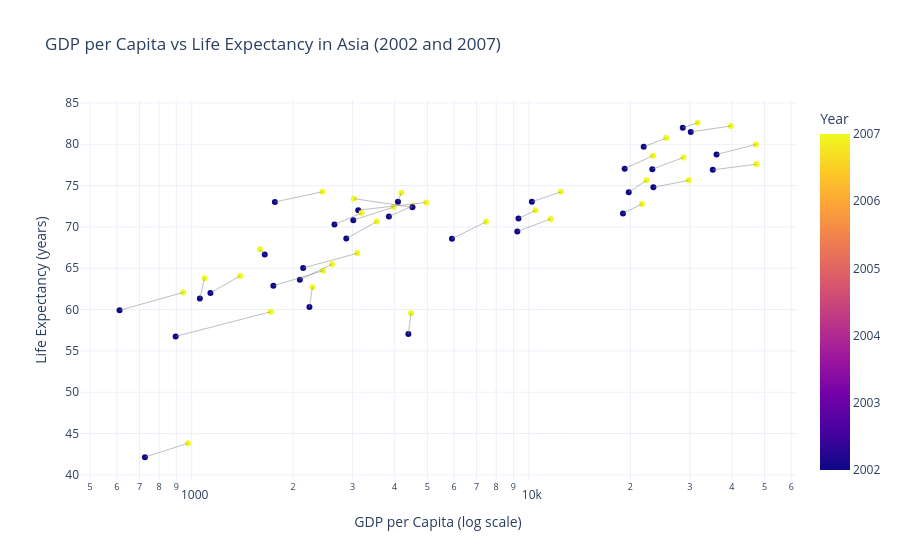

The code cell stored with this chart in its notebook:
### Markdown cell above
## Task 1 — Scatter: life expectancy change over time

**What to build:** A scatter showing **GDP per capita vs life expectancy** for **two years** (2002 and 2007) to show how both moved — use **colour for year** (just 2 colours), **one continent only**.

Choose any continent except Africa (that was the example). Highlight the change direction.

> 💡 Filter: `df.loc[df['continent'] == 'YOUR_CHOICE']` then filter years

### Code cell
# Task 1
# YOUR CODE HERE

# Task 1 — Scatter: life expectancy change over time

import plotly.express as px
import plotly.graph_objects as go

# Choose one continent (not Africa)
continent_choice = "Asia"

# Filter data for the selected continent and years
df_task1 = df[
    (df["continent"] == continent_choice) &
    (df["year"].isin([2002, 2007]))
].copy()

# Create scatter plot with two colours for the two years
fig = px.scatter(
    df_task1,
    x="gdpPercap",
    y="lifeExp",
    color="year",
    color_discrete_map={2002: "blue", 2007: "red"},
    hover_name="country",
    log_x=True,
    title="GDP per Capita vs Life Expectancy in Asia (2002 and 2007)",
    labels={
        "gdpPercap": "GDP per Capita (log scale)",
        "lifeExp": "Life Expectancy (years)",
        "year": "Year"
    }
)

# Connect each country's 2002 and 2007 points to show change direction
for country in df_task1["country"].unique():
    country_data = df_task1[df_task1["country"] == country].sort_values("year")

    if len(country_data) == 2:
        fig.add_trace(
            go.Scatter(
                x=country_data["gdpPercap"],
                y=country_data["lifeExp"],
                mode="lines",
                line=dict(color="gray", width=1),
                opacity=0.5,
                showlegend=False,
                hoverinfo="skip"
            )
        )

fig.update_layout(
    template="plotly_white",
    legend_title_text="Year"
)

fig.show()

### Figure 1 — Plotly figure (JSON) as saved in the notebook; plotly's stock layout.template omitted (floating-point values rounded to 4 significant figures)
{"data": [{"hovertemplate": "<b>%{hovertext}</b><br><br>GDP per Capita (log scale)=%{x}<br>Life Expectancy (years)=%{y}<br>Year=%{marker.color}<extra></extra>", "hovertext": ["Afghanistan", "Afghanistan", "Bahrain", "Bahrain", "Bangladesh", "Bangladesh", "Cambodia", "Cambodia", "China", "China", "Hong Kong, China", "Hong Kong, China", "India", "India", "Indonesia", "Indonesia", "Iran", "Iran", "Iraq", "Iraq", "Israel", "Israel", "Japan", "Japan", "Jordan", "Jordan", "Korea, Dem. Rep.", "Korea, Dem. Rep.", "Korea, Rep.", "Korea, Rep.", "Kuwait", "Kuwait", "Lebanon", "Lebanon", "Malaysia", "Malaysia", "Mongolia", "Mongolia", "Myanmar", "Myanmar", "Nepal", "Nepal", "Oman", "Oman", "Pakistan", "Pakistan", "Philippines", "Philippines", "Saudi Arabia", "Saudi Arabia", "Singapore", "Singapore", "Sri Lanka", "Sri Lanka", "Syria", "Syria", "Taiwan", "Taiwan", "Thailand", "Thailand", "Vietnam", "Vietnam", "West Bank and Gaza", "West Bank and Gaza", "Yemen, Rep.", "Yemen, Rep."], "legendgroup": "", "marker": {"color": [2002, 2007, 2002, 2007, 2002, 2007, 2002, 2007, 2002, 2007, 2002, 2007, 2002, 2007, 2002, 2007, 2002, 2007, 2002, 2007, 2002, 2007, 2002, 2007, 2002, 2007, 2002, 2007, 2002, 2007, 2002, 2007, 2002, 2007, 2002, 2007, 2002, 2007, 2002, 2007, 2002, 2007, 2002, 2007, 2002, 2007, 2002, 2007, 2002, 2007, 2002, 2007, 2002, 2007, 2002, 2007, 2002, 2007, 2002, 2007, 2002, 2007, 2002, 2007, 2002, 2007], "coloraxis": "coloraxis", "symbol": "circle"}, "mode": "markers", "name": "", "orientation": "v", "showlegend": false, "type": "scatter", "x": [726.7, 974.6, 23400.0, 29800.0, 1136.0, 1391.0, 896.2, 1714.0, 3119.0, 4959.0, 30210.0, 39720.0, 1747.0, 2452.0, 2874.0, 3541.0, 9241.0, 11610.0, 4391.0, 4471.0, 21910.0, 25520.0, 28600.0, 31660.0, 3845.0, 4519.0, 1647.0, 1593.0, 19230.0, 23350.0, 35110.0, 47310.0, 9314.0, 10460.0, 10210.0, 12450.0, 2141.0, 3096.0, 611.0, 944.0, 1057.0, 1091.0, 19770.0, 22320.0, 2093.0, 2606.0, 2651.0, 3190.0, 19010.0, 21650.0, 36020.0, 47140.0, 3015.0, 3970.0, 4091.0, 4185.0, 23240.0, 28720.0, 5913.0, 7458.0, 1764.0, 2442.0, 4515.0, 3025.0, 2235.0, 2281.0], "xaxis": "x", "y": [42.13, 43.83, 74.8, 75.64, 62.01, 64.06, 56.75, 59.72, 72.03, 72.96, 81.5, 82.21, 62.88, 64.7, 68.59, 70.65, 69.45, 70.96, 57.05, 59.55, 79.7, 80.75, 82.0, 82.6, 71.26, 72.53, 66.66, 67.3, 77.05, 78.62, 76.9, 77.59, 71.03, 71.99, 73.04, 74.24, 65.03, 66.8, 59.91, 62.07, 61.34, 63.78, 74.19, 75.64, 63.61, 65.48, 70.3, 71.69, 71.63, 72.78, 78.77, 79.97, 70.81, 72.4, 73.05, 74.14, 76.99, 78.4, 68.56, 70.62, 73.02, 74.25, 72.37, 73.42, 60.31, 62.7], "yaxis": "y"}, {"hoverinfo": "skip", "line": {"color": "gray", "width": 1}, "mode": "lines", "opacity": 0.5, "showlegend": false, "type": "scatter", "x": [726.7, 974.6], "y": [42.13, 43.83]}, {"hoverinfo": "skip", "line": {"color": "gray", "width": 1}, "mode": "lines", "opacity": 0.5, "showlegend": false, "type": "scatter", "x": [23400.0, 29800.0], "y": [74.8, 75.64]}, {"hoverinfo": "skip", "line": {"color": "gray", "width": 1}, "mode": "lines", "opacity": 0.5, "showlegend": false, "type": "scatter", "x": [1136.0, 1391.0], "y": [62.01, 64.06]}, {"hoverinfo": "skip", "line": {"color": "gray", "width": 1}, "mode": "lines", "opacity": 0.5, "showlegend": false, "type": "scatter", "x": [896.2, 1714.0], "y": [56.75, 59.72]}, {"hoverinfo": "skip", "line": {"color": "gray", "width": 1}, "mode": "lines", "opacity": 0.5, "showlegend": false, "type": "scatter", "x": [3119.0, 4959.0], "y": [72.03, 72.96]}, {"hoverinfo": "skip", "line": {"color": "gray", "width": 1}, "mode": "lines", "opacity": 0.5, "showlegend": false, "type": "scatter", "x": [30210.0, 39720.0], "y": [81.5, 82.21]}, {"hoverinfo": "skip", "line": {"color": "gray", "width": 1}, "mode": "lines", "opacity": 0.5, "showlegend": false, "type": "scatter", "x": [1747.0, 2452.0], "y": [62.88, 64.7]}, {"hoverinfo": "skip", "line": {"color": "gray", "width": 1}, "mode": "lines", "opacity": 0.5, "showlegend": false, "type": "scatter", "x": [2874.0, 3541.0], "y": [68.59, 70.65]}, {"hoverinfo": "skip", "line": {"color": "gray", "width": 1}, "mode": "lines", "opacity": 0.5, "showlegend": false, "type": "scatter", "x": [9241.0, 11610.0], "y": [69.45, 70.96]}, {"hoverinfo": "skip", "line": {"color": "gray", "width": 1}, "mode": "lines", "opacity": 0.5, "showlegend": false, "type": "scatter", "x": [4391.0, 4471.0], "y": [57.05, 59.55]}, {"hoverinfo": "skip", "line": {"color": "gray", "width": 1}, "mode": "lines", "opacity": 0.5, "showlegend": false, "type": "scatter", "x": [21910.0, 25520.0], "y": [79.7, 80.75]}, {"hoverinfo": "skip", "line": {"color": "gray", "width": 1}, "mode": "lines", "opacity": 0.5, "showlegend": false, "type": "scatter", "x": [28600.0, 31660.0], "y": [82.0, 82.6]}, {"hoverinfo": "skip", "line": {"color": "gray", "width": 1}, "mode": "lines", "opacity": 0.5, "showlegend": false, "type": "scatter", "x": [3845.0, 4519.0], "y": [71.26, 72.53]}, {"hoverinfo": "skip", "line": {"color": "gray", "width": 1}, "mode": "lines", "opacity": 0.5, "showlegend": false, "type": "scatter", "x": [1647.0, 1593.0], "y": [66.66, 67.3]}, {"hoverinfo": "skip", "line": {"color": "gray", "width": 1}, "mode": "lines", "opacity": 0.5, "showlegend": false, "type": "scatter", "x": [19230.0, 23350.0], "y": [77.05, 78.62]}, {"hoverinfo": "skip", "line": {"color": "gray", "width": 1}, "mode": "lines", "opacity": 0.5, "showlegend": false, "type": "scatter", "x": [35110.0, 47310.0], "y": [76.9, 77.59]}, {"hoverinfo": "skip", "line": {"color": "gray", "width": 1}, "mode": "lines", "opacity": 0.5, "showlegend": false, "type": "scatter", "x": [9314.0, 10460.0], "y": [71.03, 71.99]}, {"hoverinfo": "skip", "line": {"color": "gray", "width": 1}, "mode": "lines", "opacity": 0.5, "showlegend": false, "type": "scatter", "x": [10210.0, 12450.0], "y": [73.04, 74.24]}, {"hoverinfo": "skip", "line": {"color": "gray", "width": 1}, "mode": "lines", "opacity": 0.5, "showlegend": false, "type": "scatter", "x": [2141.0, 3096.0], "y": [65.03, 66.8]}, {"hoverinfo": "skip", "line": {"color": "gray", "width": 1}, "mode": "lines", "opacity": 0.5, "showlegend": false, "type": "scatter", "x": [611.0, 944.0], "y": [59.91, 62.07]}, {"hoverinfo": "skip", "line": {"color": "gray", "width": 1}, "mode": "lines", "opacity": 0.5, "showlegend": false, "type": "scatter", "x": [1057.0, 1091.0], "y": [61.34, 63.78]}, {"hoverinfo": "skip", "line": {"color": "gray", "width": 1}, "mode": "lines", "opacity": 0.5, "showlegend": false, "type": "scatter", "x": [19770.0, 22320.0], "y": [74.19, 75.64]}, {"hoverinfo": "skip", "line": {"color": "gray", "width": 1}, "mode": "lines", "opacity": 0.5, "showlegend": false, "type": "scatter", "x": [2093.0, 2606.0], "y": [63.61, 65.48]}, {"hoverinfo": "skip", "line": {"color": "gray", "width": 1}, "mode": "lines", "opacity": 0.5, "showlegend": false, "type": "scatter", "x": [2651.0, 3190.0], "y": [70.3, 71.69]}, {"hoverinfo": "skip", "line": {"color": "gray", "width": 1}, "mode": "lines", "opacity": 0.5, "showlegend": false, "type": "scatter", "x": [19010.0, 21650.0], "y": [71.63, 72.78]}, {"hoverinfo": "skip", "line": {"color": "gray", "width": 1}, "mode": "lines", "opacity": 0.5, "showlegend": false, "type": "scatter", "x": [36020.0, 47140.0], "y": [78.77, 79.97]}, {"hoverinfo": "skip", "line": {"color": "gray", "width": 1}, "mode": "lines", "opacity": 0.5, "showlegend": false, "type": "scatter", "x": [3015.0, 3970.0], "y": [70.81, 72.4]}, {"hoverinfo": "skip", "line": {"color": "gray", "width": 1}, "mode": "lines", "opacity": 0.5, "showlegend": false, "type": "scatter", "x": [4091.0, 4185.0], "y": [73.05, 74.14]}, {"hoverinfo": "skip", "line": {"color": "gray", "width": 1}, "mode": "lines", "opacity": 0.5, "showlegend": false, "type": "scatter", "x": [23240.0, 28720.0], "y": [76.99, 78.4]}, {"hoverinfo": "skip", "line": {"color": "gray", "width": 1}, "mode": "lines", "opacity": 0.5, "showlegend": false, "type": "scatter", "x": [5913.0, 7458.0], "y": [68.56, 70.62]}, {"hoverinfo": "skip", "line": {"color": "gray", "width": 1}, "mode": "lines", "opacity": 0.5, "showlegend": false, "type": "scatter", "x": [1764.0, 2442.0], "y": [73.02, 74.25]}, {"hoverinfo": "skip", "line": {"color": "gray", "width": 1}, "mode": "lines", "opacity": 0.5, "showlegend": false, "type": "scatter", "x": [4515.0, 3025.0], "y": [72.37, 73.42]}, {"hoverinfo": "skip", "line": {"color": "gray", "width": 1}, "mode": "lines", "opacity": 0.5, "showlegend": false, "type": "scatter", "x": [2235.0, 2281.0], "y": [60.31, 62.7]}], "layout": {"coloraxis": {"colorbar": {"title": {"text": "Year"}}, "colorscale": [[0, "#0d0887"], [0.1111, "#46039f"], [0.2222, "#7201a8"], [0.3333, "#9c179e"], [0.4444, "#bd3786"], [0.5556, "#d8576b"], [0.6667, "#ed7953"], [0.7778, "#fb9f3a"], [0.8889, "#fdca26"], [1, "#f0f921"]]}, "legend": {"title": {"text": "Year"}, "tracegroupgap": 0}, "title": {"text": "GDP per Capita vs Life Expectancy in Asia (2002 and 2007)"}, "xaxis": {"anchor": "y", "domain": [0, 1], "title": {"text": "GDP per Capita (log scale)"}, "type": "log"}, "yaxis": {"anchor": "x", "domain": [0, 1], "title": {"text": "Life Expectancy (years)"}}}}
